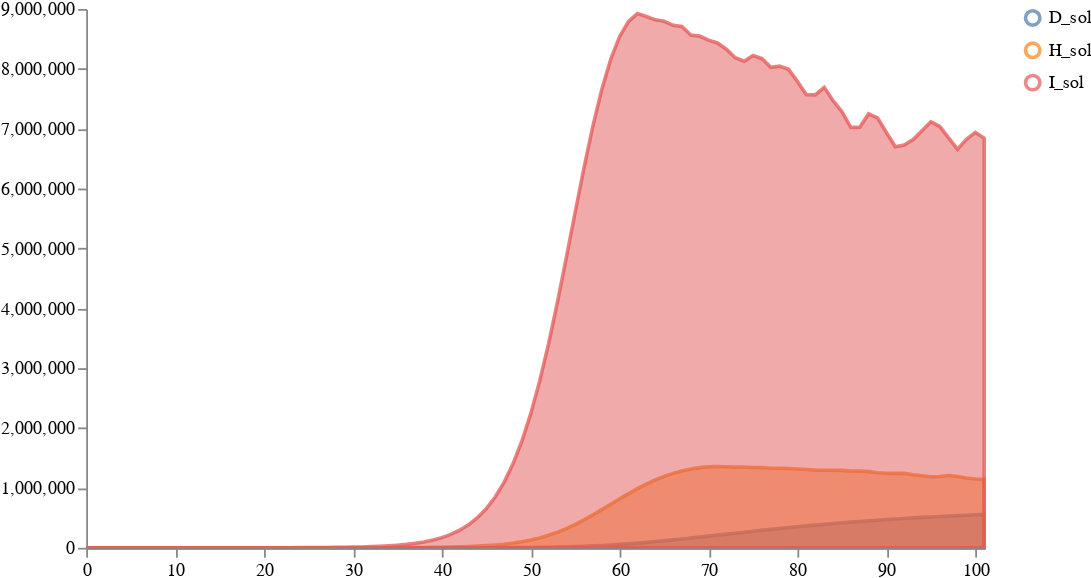

The notebook cell saved with this chart:
### Markdown cell above
### Load and sample an ensemble of one

### Code cell
weights = [1]
num_samples = 100
solution_mappings = [{"I": "I", "H": "H", "D": "D"}]

# Run sampling
result = load_and_sample_petri_ensemble(
    [model1_location], weights, solution_mappings, num_samples, timepoints, 
    time_unit="days",
    visual_options={"subset":".*_sol"}
)
plots.ipy_display(result["visual"])

### Figure 1 — Vega specification as saved in the notebook (floating-point values rounded to 4 significant figures; data arrays with more than 128 entries replaced by an {"elided": "..."} marker saying what was removed)
{"$schema": "https://vega.github.io/schema/vega/v5.json", "axes": [{"name": "x_axis", "orient": "bottom", "scale": "xscale", "zindex": 100}, {"name": "y_axis", "orient": "left", "scale": "yscale", "zindex": 100}], "data": [{"name": "distributions", "values": {"elided": "306 records"}}, {"name": "traces", "transform": [{"expr": "isValid(datum.value)", "type": "filter"}], "values": []}, {"name": "points", "values": []}, {"name": "markers", "values": []}, {"name": "selected", "on": [{"remove": true, "trigger": "clear"}, {"remove": true, "trigger": "!shift"}, {"insert": "clicked", "trigger": "!shift && clicked"}, {"toggle": "clicked", "trigger": "shift && clicked"}]}], "height": 300, "legends": [{"encode": {"labels": {"interactive": true, "name": "legendLabel", "update": {"opacity": [{"test": "!length(data('selected')) || indata('selected', 'value', datum.value)", "value": 1}, {"value": 0.25}]}}, "symbols": {"interactive": true, "name": "legendSymbol", "update": {"fill": {"value": "transparent"}, "opacity": [{"test": "!length(data('selected')) || indata('selected', 'value', datum.value)", "value": 0.7}, {"value": 0.15}], "size": {"value": 64}, "strokeWidth": {"value": 2}}}}, "name": "color_legend", "stroke": "color"}], "marks": [{"from": {"facet": {"data": "points", "groupby": "trajectory", "name": "points_split"}}, "marks": [{"encode": {"hover": {"fillOpacity": {"value": 0.9}}, "update": {"fill": {"field": "trajectory", "scale": "color"}, "fillOpacity": [{"test": "!length(data('selected')) || indata('selected', 'value', datum.trajectory)", "value": 0.5}, {"value": 0.15}], "size": {"value": 10}, "stroke": {"field": "trajectory", "scale": "color"}, "strokeOpacity": [{"test": "!length(data('selected')) || indata('selected', 'value', datum.trajectory)", "value": 0.75}, {"value": 0.15}], "strokeWidth": {"value": 2}, "tooltip": {"field": "value"}, "x": {"field": "timepoint", "scale": "xscale"}, "y": {"field": "value", "scale": "yscale"}}}, "from": {"data": "points"}, "name": "_points_symbol", "type": "symbol", "zindex": 3}, {"encode": {"hover": {"fillOpacity": {"value": 0.9}}, "update": {"interpolate": {"value": "linear"}, "stroke": {"field": "trajectory", "scale": "color"}, "strokeOpacity": [{"test": "!length(data('selected')) || indata('selected', 'value', datum.trajectory)", "value": 0.3}, {"value": 0.1}], "strokeWidth": {"value": 2}, "x": {"field": "timepoint", "scale": "xscale"}, "y": {"field": "value", "scale": "yscale"}}}, "from": {"data": "points"}, "name": "_points_line", "type": "line", "zindex": 3}], "name": "_points", "type": "group", "zindex": 3}, {"from": {"facet": {"data": "traces", "groupby": "trajectory", "name": "traces_split"}}, "marks": [{"encode": {"hover": {"fillOpacity": {"value": 0.9}}, "update": {"interpolate": {"value": "linear"}, "stroke": {"field": "trajectory", "scale": "color"}, "strokeOpacity": [{"test": "!length(data('selected')) || indata('selected', 'value', datum.trajectory)", "value": 0.75}, {"value": 0.15}], "strokeWidth": {"value": 2}, "x": {"field": "timepoint", "scale": "xscale"}, "y": {"field": "value", "scale": "yscale"}}}, "from": {"data": "traces_split"}, "name": "_traces_lines", "type": "line"}], "name": "_traces", "type": "group", "zindex": 2}, {"from": {"facet": {"data": "distributions", "groupby": "trajectory", "name": "trajectory_split"}}, "marks": [{"encode": {"hover": {"fillOpacity": {"value": 0.9}}, "update": {"fill": {"field": "trajectory", "scale": "color"}, "fillOpacity": [{"test": "!length(data('selected')) || indata('selected', 'value', datum.trajectory)", "value": 0.5}, {"value": 0.15}], "interpolate": {"value": "linear"}, "stroke": {"field": "trajectory", "scale": "color"}, "strokeOpacity": [{"test": "!length(data('selected')) || indata('selected', 'value', datum.trajectory)", "value": 0.75}, {"value": 0.15}], "strokeWidth": {"value": 2}, "x": {"field": "timepoint", "scale": "xscale"}, "y": {"field": "upper", "scale": "yscale"}, "y2": {"field": "lower", "scale": "yscale"}}}, "from": {"data": "trajectory_split"}, "type": "area"}], "name": "_distributions", "type": "group", "zindex": 1}, {"marks": [{"encode": {"enter": {"stroke": {"value": "lightgray"}}, "update": {"opacity": {"value": 1}, "x": {"field": "timepoint", "scale": "xscale"}, "y": {"signal": "height"}, "y2": {"value": 0}}}, "from": {"data": "markers"}, "name": "_marker text", "type": "rule"}, {"encode": {"enter": {"fontSize": {"value": 8}, "text": {"field": "datum.label"}, "y": {"value": 0}}}, "from": {"data": "_marker text"}, "name": "_marker flags", "transform": [{"as": ["x", "_y", "opacity", "align", "baseline"], "lineAnchor": "start", "offset": [1], "size": {"signal": "[width, height]"}, "type": "label"}], "type": "text"}], "name": "_markers", "type": "group"}], "scales": [{"domain": {"fields": [{"data": "distributions", "field": "timepoint"}, {"data": "traces", "field": "timepoint"}, {"data": "points", "field": "timepoint"}, {"data": "markers", "field": "timepoint"}]}, "name": "xscale", "range": "width", "type": "linear", "zero": false}, {"domain": {"fields": [{"data": "distributions", "field": "lower"}, {"data": "distributions", "field": "upper"}, {"data": "traces", "field": "value"}, {"data": "points", "field": "value"}]}, "name": "yscale", "nice": true, "range": "height", "type": "linear", "zero": true}, {"domain": {"fields": [{"data": "distributions", "field": "trajectory"}, {"data": "traces", "field": "trajectory"}, {"data": "points", "field": "trajectory"}]}, "name": "color", "range": "category", "type": "ordinal"}], "signals": [{"name": "clear", "on": [{"events": "mouseup[!event.item]", "force": true, "update": "true"}], "value": true}, {"name": "shift", "on": [{"events": "@legendSymbol:click, @legendLabel:click", "force": true, "update": "event.shiftKey"}], "value": false}, {"name": "clicked", "on": [{"events": "@legendSymbol:click, @legendLabel:click", "force": true, "update": "{value: datum.value}"}], "value": null}], "width": 500}
